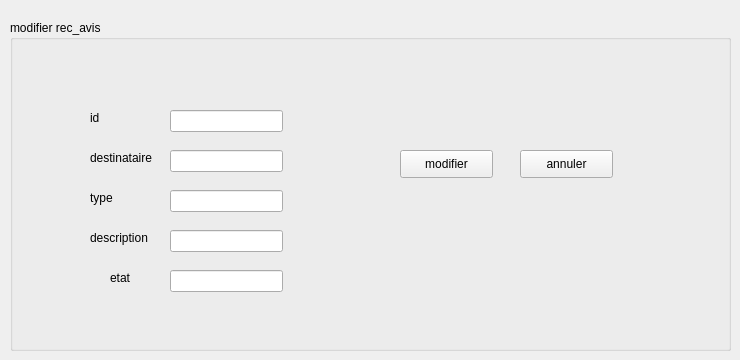
      <widget class="QWidget" name="tab_9">
       <attribute name="title">
        <string>modifier</string>
       </attribute>
       <widget class="QGroupBox" name="groupBox_7">
        <property name="geometry">
         <rect>
          <x>10</x>
          <y>20</y>
          <width>721</width>
          <height>331</height>
         </rect>
        </property>
        <property name="title">
         <string>modifier rec_avis</string>
        </property>
        <widget class="QLineEdit" name="lineEdit_18">
         <property name="geometry">
          <rect>
           <x>160</x>
           <y>170</y>
           <width>113</width>
           <height>22</height>
          </rect>
         </property>
        </widget>
        <widget class="QLineEdit" name="lineEdit_19">
         <property name="geometry">
          <rect>
           <x>160</x>
           <y>90</y>
           <width>113</width>
           <height>22</height>
          </rect>
         </property>
        </widget>
        <widget class="QLabel" name="label_18">
         <property name="geometry">
          <rect>
           <x>80</x>
           <y>130</y>
           <width>71</width>
           <height>16</height>
          </rect>
         </property>
         <property name="text">
          <string>destinataire</string>
         </property>
        </widget>
        <widget class="QLineEdit" name="lineEdit_20">
         <property name="geometry">
          <rect>
           <x>160</x>
           <y>130</y>
           <width>113</width>
           <height>22</height>
          </rect>
         </property>
        </widget>
        <widget class="QLabel" name="label_19">
         <property name="geometry">
          <rect>
           <x>80</x>
           <y>90</y>
           <width>55</width>
           <height>16</height>
          </rect>
         </property>
         <property name="text">
          <string>id</string>
         </property>
        </widget>
        <widget class="QPushButton" name="pushButton_12">
         <property name="geometry">
          <rect>
           <x>390</x>
           <y>130</y>
           <width>93</width>
           <height>28</height>
          </rect>
         </property>
         <property name="text">
          <string>modifier</string>
         </property>
        </widget>
        <widget class="QLabel" name="label_20">
         <property name="geometry">
          <rect>
           <x>80</x>
           <y>170</y>
           <width>55</width>
           <height>16</height>
          </rect>
         </property>
         <property name="text">
          <string>type</string>
         </property>
        </widget>
        <widget class="QPushButton" name="pushButton_13">
         <property name="geometry">
          <rect>
           <x>510</x>
           <y>130</y>
           <width>93</width>
           <height>28</height>
          </rect>
         </property>
         <property name="text">
          <string>annuler</string>
         </property>
        </widget>
        <widget class="QLabel" name="label_25">
         <property name="geometry">
          <rect>
           <x>80</x>
           <y>210</y>
           <width>71</width>
           <height>16</height>
          </rect>
         </property>
         <property name="text">
          <string>description</string>
         </property>
        </widget>
        <widget class="QLineEdit" name="lineEdit_25">
         <property name="geometry">
          <rect>
           <x>160</x>
           <y>210</y>
           <width>113</width>
           <height>22</height>
          </rect>
         </property>
        </widget>
        <widget class="QLabel" name="label_26">
         <property name="geometry">
          <rect>
           <x>100</x>
           <y>250</y>
           <width>55</width>
           <height>16</height>
          </rect>
         </property>
         <property name="text">
          <string>etat</string>
         </property>
        </widget>
        <widget class="QLineEdit" name="lineEdit_26">
         <property name="geometry">
          <rect>
           <x>160</x>
           <y>250</y>
           <width>113</width>
           <height>22</height>
          </rect>
         </property>
        </widget>
       </widget>
      </widget>
